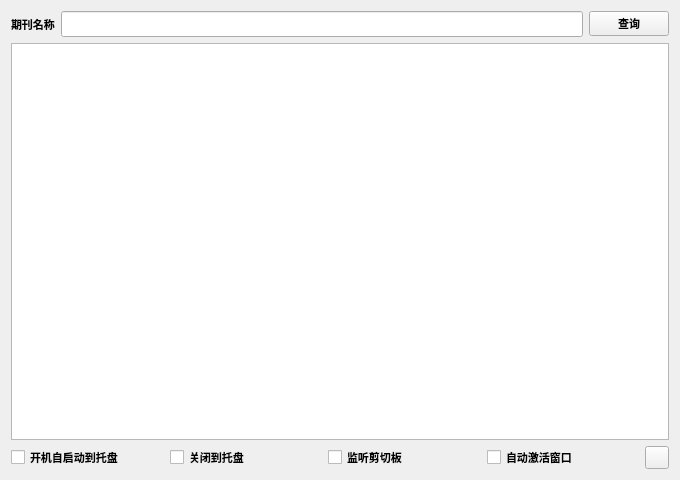
<?xml version="1.0" encoding="UTF-8"?>
<ui version="4.0">
 <class>ShowJCR</class>
 <widget class="QWidget" name="ShowJCR">
  <property name="geometry">
   <rect>
    <x>0</x>
    <y>0</y>
    <width>680</width>
    <height>480</height>
   </rect>
  </property>
  <property name="font">
   <font>
    <family>微软雅黑</family>
    <pointsize>8</pointsize>
    <bold>true</bold>
   </font>
  </property>
  <property name="windowTitle">
   <string/>
  </property>
  <property name="windowIcon">
   <iconset resource="resources/resources.qrc">
    <normaloff>:/image/jcr-logo.jpg</normaloff>:/image/jcr-logo.jpg</iconset>
  </property>
  <layout class="QGridLayout" name="gridLayout">
   <item row="0" column="0">
    <layout class="QVBoxLayout" name="verticalLayout">
     <item>
      <layout class="QHBoxLayout" name="horizontalLayout">
       <item>
        <widget class="QLabel" name="label">
         <property name="text">
          <string>期刊名称</string>
         </property>
        </widget>
       </item>
       <item>
        <widget class="QLineEdit" name="lineEdit_journalName">
         <property name="font">
          <font>
           <family>微软雅黑</family>
           <pointsize>10</pointsize>
           <italic>true</italic>
           <bold>true</bold>
          </font>
         </property>
        </widget>
       </item>
       <item>
        <widget class="QPushButton" name="pushButton_selectJournal">
         <property name="text">
          <string>查询</string>
         </property>
        </widget>
       </item>
      </layout>
     </item>
     <item>
      <widget class="QTableView" name="tableView_journalInformation">
       <property name="font">
        <font>
         <family>微软雅黑</family>
         <pointsize>8</pointsize>
         <bold>true</bold>
        </font>
       </property>
       <property name="editTriggers">
        <set>QAbstractItemView::EditTrigger::NoEditTriggers</set>
       </property>
       <attribute name="horizontalHeaderVisible">
        <bool>false</bool>
       </attribute>
       <attribute name="verticalHeaderVisible">
        <bool>false</bool>
       </attribute>
      </widget>
     </item>
     <item>
      <layout class="QHBoxLayout" name="horizontalLayout_3">
       <item>
        <widget class="QCheckBox" name="checkBox_autoStart">
         <property name="text">
          <string>开机自启动到托盘</string>
         </property>
        </widget>
       </item>
       <item>
        <widget class="QCheckBox" name="checkBox_exit2Taskbar">
         <property name="text">
          <string>关闭到托盘</string>
         </property>
        </widget>
       </item>
       <item>
        <widget class="QCheckBox" name="checkBox_monitorClipboard">
         <property name="text">
          <string>监听剪切板</string>
         </property>
        </widget>
       </item>
       <item>
        <widget class="QCheckBox" name="checkBox_autoActivateWindow">
         <property name="text">
          <string>自动激活窗口</string>
         </property>
        </widget>
       </item>
       <item>
        <widget class="QToolButton" name="toolButton_list">
         <property name="contextMenuPolicy">
          <enum>Qt::ContextMenuPolicy::DefaultContextMenu</enum>
         </property>
         <property name="text">
          <string/>
         </property>
         <property name="icon">
          <iconset resource="resources/resources.qrc">
           <normaloff>:/icon/menu.svg</normaloff>:/icon/menu.svg</iconset>
         </property>
        </widget>
       </item>
      </layout>
     </item>
    </layout>
   </item>
  </layout>
  <action name="actionExit">
   <property name="icon">
    <iconset resource="resources/resources.qrc">
     <normaloff>:/icon/exit.svg</normaloff>:/icon/exit.svg</iconset>
   </property>
   <property name="text">
    <string>退出程序</string>
   </property>
  </action>
  <action name="actionAbout">
   <property name="icon">
    <iconset resource="resources/resources.qrc">
     <normaloff>:/image/jcr-logo.jpg</normaloff>:/image/jcr-logo.jpg</iconset>
   </property>
   <property name="text">
    <string>关于</string>
   </property>
   <property name="toolTip">
    <string>关于</string>
   </property>
  </action>
  <action name="actionSelectTable">
   <property name="icon">
    <iconset theme="QIcon::ThemeIcon::EditSelectAll"/>
   </property>
   <property name="text">
    <string>选择数据表</string>
   </property>
   <property name="menuRole">
    <enum>QAction::MenuRole::TextHeuristicRole</enum>
   </property>
  </action>
 </widget>
 <resources>
  <include location="resources/resources.qrc"/>
 </resources>
 <connections/>
</ui>
